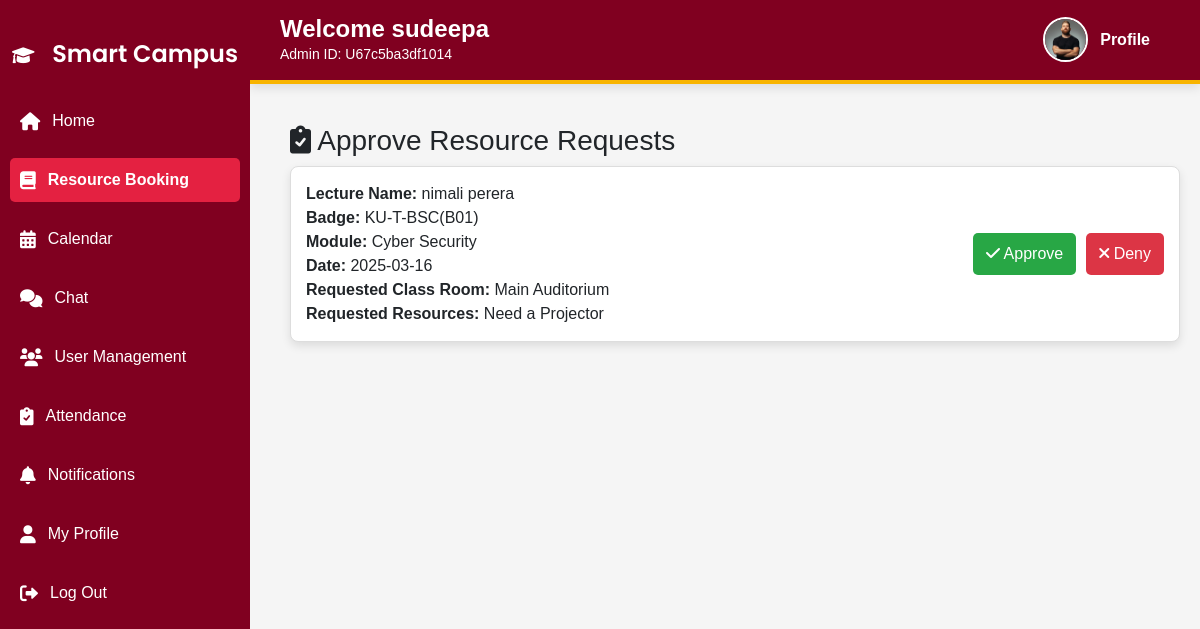
Page /cms-main/admin/resource_requests.php (signed in) on the committed database.
### tables this page shows
CREATE TABLE IF NOT EXISTS `resource_requests` (
  `id` int NOT NULL AUTO_INCREMENT,
  `badge_id` varchar(50) DEFAULT NULL,
  `course_id` varchar(10) DEFAULT NULL,
  `requested_date` date DEFAULT NULL,
  `class_id` varchar(10) DEFAULT NULL,
  `other_resources` varchar(50) DEFAULT NULL,
  `status` enum('pending','approved','denied') DEFAULT 'pending',
  `user_id` varchar(20) DEFAULT NULL,
  PRIMARY KEY (`id`),
  KEY `fk_badge_id` (`badge_id`),
  KEY `fk_course_id` (`course_id`),
  KEY `fk_class_id` (`class_id`),
  KEY `user_id` (`user_id`)
);

CREATE TABLE IF NOT EXISTS `users` (
  `id` int NOT NULL AUTO_INCREMENT,
  `user_id` varchar(20) NOT NULL,
  `uni_ID` varchar(50) NOT NULL,
  `first_name` varchar(50) NOT NULL,
  `last_name` varchar(50) NOT NULL,
  `email` varchar(100) NOT NULL,
  `mobile` varchar(15) NOT NULL,
  `username` varchar(50) NOT NULL,
  `password` varchar(255) NOT NULL,
  `role` enum('admin','lecturer','student') NOT NULL,
  `created_at` timestamp NULL DEFAULT CURRENT_TIMESTAMP,
  `status` enum('pending','approved') NOT NULL DEFAULT 'pending',
  `profile_picture` varchar(255) DEFAULT NULL,
  PRIMARY KEY (`id`),
  UNIQUE KEY `user_id` (`user_id`),
  UNIQUE KEY `email` (`email`),
  UNIQUE KEY `username` (`username`)
);

CREATE TABLE IF NOT EXISTS `badges` (
  `badge_id` int NOT NULL AUTO_INCREMENT,
  `badge_name` varchar(100) NOT NULL,
  PRIMARY KEY (`badge_id`)
);

CREATE TABLE IF NOT EXISTS `courses` (
  `course_id` int NOT NULL AUTO_INCREMENT,
  `course_name` varchar(100) NOT NULL,
  PRIMARY KEY (`course_id`)
);

CREATE TABLE IF NOT EXISTS `class_rooms` (
  `class_id` varchar(10) NOT NULL,
  `name` varchar(50) NOT NULL,
  PRIMARY KEY (`class_id`)
);

### cms-main/admin/resource_requests.php (the view, shortened to what this page needs)
<?php
include '../db.php';
$requests = $conn->query("
    SELECT
        rr.id,
        rr.requested_date,
        rr.other_resources,
        b.badge_name,
        c.course_name,
        cr.name AS class_room_name,
        u.first_name,
        u.last_name
    FROM resource_requests rr
    JOIN badges b ON rr.badge_id = b.badge_id
    JOIN courses c ON rr.course_id = c.course_id
    JOIN class_rooms cr ON rr.class_id = cr.class_id
    JOIN users u ON rr.user_id = u.user_id -- Join users table to get lecturer's name
    WHERE rr.status='pending'
");
?>
<!DOCTYPE html>
<html lang="en">
<head>
    <link rel="stylesheet" href="https://cdn.jsdelivr.net/npm/bootstrap@5.3.0/dist/css/bootstrap.min.css">
    <link rel="stylesheet" href="https://cdnjs.cloudflare.com/ajax/libs/font-awesome/6.0.0/css/all.min.css">
    <link rel="stylesheet" href="../assets/style.css">
</head>
<body>
<?php include 'header.php'; ?>
<?php include 'sidebar.php'; ?>
<div class="main-content">
    <h3 class="mt-4"><i class="fas fa-clipboard-check"></i> Approve Resource Requests</h3>
    <div class="request-container">
        <?php if ($requests->num_rows > 0): ?>
            <?php while ($request = $requests->fetch_assoc()): ?>
            <div class="request-box">
                <div>
                    <strong>Lecture Name:</strong> <?php echo htmlspecialchars($request['first_name'] . ' ' . $request['last_name']); ?><br>
                    <strong>Badge:</strong> <?php echo htmlspecialchars($request['badge_name']); ?><br>
                    <strong>Module:</strong> <?php echo htmlspecialchars($request['course_name']); ?><br>
                    <strong>Date:</strong> <?php echo htmlspecialchars($request['requested_date']); ?><br>
                    <strong>Requested Class Room:</strong> <?php echo htmlspecialchars($request['class_room_name']); ?><br>
                    <strong>Requested Resources:</strong> <?php echo htmlspecialchars($request['other_resources']); ?>
                </div>
                <div>
                    <a href="approve_request.php?id=<?php echo $request['id']; ?>" class="btn btn-approve">
                        <i class="fas fa-check"></i> Approve
                    </a>
                    <a href="deny_request.php?id=<?php echo $request['id']; ?>" class="btn btn-deny">
                        <i class="fas fa-times"></i> Deny
                    </a>
                </div>
            </div>
            <?php endwhile; ?>
        <?php else: ?>
            <p class="text-center text-muted">No pending resource requests.</p>
        <?php endif; ?>
    </div>
</div>
</body>
</html>

### cms-main/assets/style.css (style rules this page uses)
body { font-family: Arial, sans-serif; background-color: #f5f5f5; margin: 0; padding: 0; }
.main-content { margin-left: 270px; padding: 20px; padding-top: 140px; }

### cms-main/admin/resource_requests.php (style rules this page uses)
.main-content { margin-left: 270px; padding: 20px; padding-top: 100px; }
.request-box { display: flex; justify-content: space-between; align-items: center; padding: 15px; border: 1px solid #ddd; border-radius: 8px; background: white; box-shadow: 0px 4px 10px rgba(0, 0, 0, 0.1); margin-bottom: 15px; }
.request-box div:first-child { flex: 1; }
.request-box div:last-child { display: flex; gap: 10px; }
.btn-approve { background: #28a745; color: white; padding: 8px 12px; border-radius: 5px; text-decoration: none; }
.btn-deny { background: #dc3545; color: white; padding: 8px 12px; border-radius: 5px; text-decoration: none; }

### rows in the picture
resource_requests: users.first_name+last_name "nimali perera", badge.badge_name "KU-T-BSC(B01)", course.course_name "Cyber Security", requested_date "2025-03-16", class.name "Main Auditorium", other_resources "Need a Projector"

### other values in the picture
$user_name "sudeepa"
$admin_id "U67c5ba3df1014"
